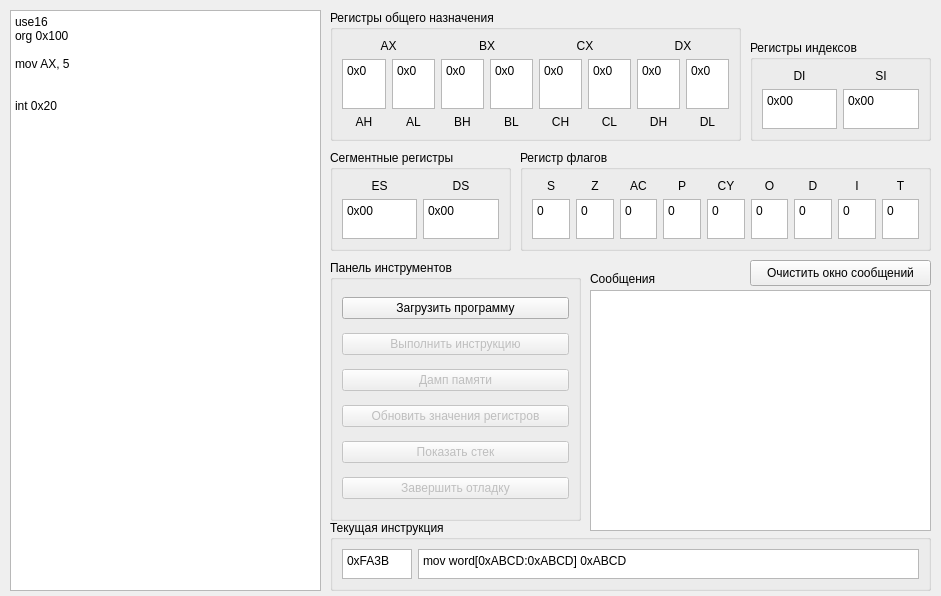
<?xml version="1.0" encoding="UTF-8"?>
<ui version="4.0">
 <class>MainWindow</class>
 <widget class="QMainWindow" name="MainWindow">
  <property name="geometry">
   <rect>
    <x>0</x>
    <y>0</y>
    <width>941</width>
    <height>596</height>
   </rect>
  </property>
  <property name="windowTitle">
   <string>Simple Assembly Debugger (SAD)</string>
  </property>
  <widget class="QWidget" name="centralwidget">
   <widget class="QGroupBox" name="generalRegs">
    <property name="geometry">
     <rect>
      <x>330</x>
      <y>10</y>
      <width>411</width>
      <height>131</height>
     </rect>
    </property>
    <property name="title">
     <string>Регистры общего назначения</string>
    </property>
    <layout class="QHBoxLayout" name="horizontalLayout_12">
     <item>
      <layout class="QVBoxLayout" name="verticalLayout_4">
       <item>
        <widget class="QLabel" name="label_10">
         <property name="text">
          <string>AX</string>
         </property>
         <property name="alignment">
          <set>Qt::AlignCenter</set>
         </property>
        </widget>
       </item>
       <item>
        <layout class="QHBoxLayout" name="horizontalLayout_8">
         <item>
          <widget class="QPlainTextEdit" name="teAH">
           <property name="verticalScrollBarPolicy">
            <enum>Qt::ScrollBarAlwaysOff</enum>
           </property>
           <property name="horizontalScrollBarPolicy">
            <enum>Qt::ScrollBarAlwaysOff</enum>
           </property>
           <property name="plainText">
            <string>0x0
</string>
           </property>
          </widget>
         </item>
         <item>
          <widget class="QPlainTextEdit" name="teAL">
           <property name="verticalScrollBarPolicy">
            <enum>Qt::ScrollBarAlwaysOff</enum>
           </property>
           <property name="horizontalScrollBarPolicy">
            <enum>Qt::ScrollBarAlwaysOff</enum>
           </property>
           <property name="plainText">
            <string>0x0</string>
           </property>
          </widget>
         </item>
        </layout>
       </item>
       <item>
        <layout class="QHBoxLayout" name="horizontalLayout_9">
         <item>
          <widget class="QLabel" name="label_11">
           <property name="text">
            <string>AH</string>
           </property>
           <property name="alignment">
            <set>Qt::AlignCenter</set>
           </property>
          </widget>
         </item>
         <item>
          <widget class="QLabel" name="label_12">
           <property name="text">
            <string>AL</string>
           </property>
           <property name="alignment">
            <set>Qt::AlignCenter</set>
           </property>
          </widget>
         </item>
        </layout>
       </item>
      </layout>
     </item>
     <item>
      <layout class="QVBoxLayout" name="verticalLayout_5">
       <item>
        <widget class="QLabel" name="label_13">
         <property name="text">
          <string>BX</string>
         </property>
         <property name="alignment">
          <set>Qt::AlignCenter</set>
         </property>
        </widget>
       </item>
       <item>
        <layout class="QHBoxLayout" name="horizontalLayout_10">
         <item>
          <widget class="QPlainTextEdit" name="teBH">
           <property name="verticalScrollBarPolicy">
            <enum>Qt::ScrollBarAlwaysOff</enum>
           </property>
           <property name="horizontalScrollBarPolicy">
            <enum>Qt::ScrollBarAlwaysOff</enum>
           </property>
           <property name="plainText">
            <string>0x0</string>
           </property>
          </widget>
         </item>
         <item>
          <widget class="QPlainTextEdit" name="teBL">
           <property name="verticalScrollBarPolicy">
            <enum>Qt::ScrollBarAlwaysOff</enum>
           </property>
           <property name="horizontalScrollBarPolicy">
            <enum>Qt::ScrollBarAlwaysOff</enum>
           </property>
           <property name="plainText">
            <string>0x0</string>
           </property>
          </widget>
         </item>
        </layout>
       </item>
       <item>
        <layout class="QHBoxLayout" name="horizontalLayout_11">
         <item>
          <widget class="QLabel" name="label_14">
           <property name="text">
            <string>BH</string>
           </property>
           <property name="alignment">
            <set>Qt::AlignCenter</set>
           </property>
          </widget>
         </item>
         <item>
          <widget class="QLabel" name="label_15">
           <property name="text">
            <string>BL</string>
           </property>
           <property name="alignment">
            <set>Qt::AlignCenter</set>
           </property>
          </widget>
         </item>
        </layout>
       </item>
      </layout>
     </item>
     <item>
      <layout class="QVBoxLayout" name="verticalLayout_8">
       <item>
        <widget class="QLabel" name="label_22">
         <property name="text">
          <string>CX</string>
         </property>
         <property name="alignment">
          <set>Qt::AlignCenter</set>
         </property>
        </widget>
       </item>
       <item>
        <layout class="QHBoxLayout" name="horizontalLayout_17">
         <item>
          <widget class="QPlainTextEdit" name="teCH">
           <property name="verticalScrollBarPolicy">
            <enum>Qt::ScrollBarAlwaysOff</enum>
           </property>
           <property name="horizontalScrollBarPolicy">
            <enum>Qt::ScrollBarAlwaysOff</enum>
           </property>
           <property name="plainText">
            <string>0x0</string>
           </property>
          </widget>
         </item>
         <item>
          <widget class="QPlainTextEdit" name="teCL">
           <property name="verticalScrollBarPolicy">
            <enum>Qt::ScrollBarAlwaysOff</enum>
           </property>
           <property name="horizontalScrollBarPolicy">
            <enum>Qt::ScrollBarAlwaysOff</enum>
           </property>
           <property name="plainText">
            <string>0x0</string>
           </property>
          </widget>
         </item>
        </layout>
       </item>
       <item>
        <layout class="QHBoxLayout" name="horizontalLayout_18">
         <item>
          <widget class="QLabel" name="label_23">
           <property name="text">
            <string>CH</string>
           </property>
           <property name="alignment">
            <set>Qt::AlignCenter</set>
           </property>
          </widget>
         </item>
         <item>
          <widget class="QLabel" name="label_24">
           <property name="text">
            <string>CL</string>
           </property>
           <property name="alignment">
            <set>Qt::AlignCenter</set>
           </property>
          </widget>
         </item>
        </layout>
       </item>
      </layout>
     </item>
     <item>
      <layout class="QVBoxLayout" name="verticalLayout_9">
       <item>
        <widget class="QLabel" name="label_25">
         <property name="text">
          <string>DX</string>
         </property>
         <property name="alignment">
          <set>Qt::AlignCenter</set>
         </property>
        </widget>
       </item>
       <item>
        <layout class="QHBoxLayout" name="horizontalLayout_19">
         <item>
          <widget class="QPlainTextEdit" name="teDH">
           <property name="verticalScrollBarPolicy">
            <enum>Qt::ScrollBarAlwaysOff</enum>
           </property>
           <property name="horizontalScrollBarPolicy">
            <enum>Qt::ScrollBarAlwaysOff</enum>
           </property>
           <property name="plainText">
            <string>0x0</string>
           </property>
          </widget>
         </item>
         <item>
          <widget class="QPlainTextEdit" name="teDL">
           <property name="verticalScrollBarPolicy">
            <enum>Qt::ScrollBarAlwaysOff</enum>
           </property>
           <property name="horizontalScrollBarPolicy">
            <enum>Qt::ScrollBarAlwaysOff</enum>
           </property>
           <property name="plainText">
            <string>0x0</string>
           </property>
          </widget>
         </item>
        </layout>
       </item>
       <item>
        <layout class="QHBoxLayout" name="horizontalLayout_20">
         <item>
          <widget class="QLabel" name="label_26">
           <property name="text">
            <string>DH</string>
           </property>
           <property name="alignment">
            <set>Qt::AlignCenter</set>
           </property>
          </widget>
         </item>
         <item>
          <widget class="QLabel" name="label_27">
           <property name="text">
            <string>DL</string>
           </property>
           <property name="alignment">
            <set>Qt::AlignCenter</set>
           </property>
          </widget>
         </item>
        </layout>
       </item>
      </layout>
     </item>
    </layout>
   </widget>
   <widget class="QGroupBox" name="indexRegs">
    <property name="geometry">
     <rect>
      <x>750</x>
      <y>40</y>
      <width>181</width>
      <height>101</height>
     </rect>
    </property>
    <property name="title">
     <string>Регистры индексов</string>
    </property>
    <layout class="QHBoxLayout" name="horizontalLayout_25">
     <item>
      <layout class="QVBoxLayout" name="verticalLayout_10">
       <item>
        <widget class="QLabel" name="label_28">
         <property name="text">
          <string>DI</string>
         </property>
         <property name="alignment">
          <set>Qt::AlignCenter</set>
         </property>
        </widget>
       </item>
       <item>
        <widget class="QPlainTextEdit" name="teDI">
         <property name="verticalScrollBarPolicy">
          <enum>Qt::ScrollBarAlwaysOff</enum>
         </property>
         <property name="horizontalScrollBarPolicy">
          <enum>Qt::ScrollBarAlwaysOff</enum>
         </property>
         <property name="plainText">
          <string>0x00</string>
         </property>
        </widget>
       </item>
      </layout>
     </item>
     <item>
      <layout class="QVBoxLayout" name="verticalLayout_11">
       <item>
        <widget class="QLabel" name="label_31">
         <property name="text">
          <string>SI</string>
         </property>
         <property name="alignment">
          <set>Qt::AlignCenter</set>
         </property>
        </widget>
       </item>
       <item>
        <widget class="QPlainTextEdit" name="teSI">
         <property name="verticalScrollBarPolicy">
          <enum>Qt::ScrollBarAlwaysOff</enum>
         </property>
         <property name="horizontalScrollBarPolicy">
          <enum>Qt::ScrollBarAlwaysOff</enum>
         </property>
         <property name="plainText">
          <string>0x00</string>
         </property>
        </widget>
       </item>
      </layout>
     </item>
    </layout>
   </widget>
   <widget class="QGroupBox" name="segmentRegs">
    <property name="geometry">
     <rect>
      <x>330</x>
      <y>150</y>
      <width>181</width>
      <height>101</height>
     </rect>
    </property>
    <property name="title">
     <string>Сегментные регистры</string>
    </property>
    <layout class="QHBoxLayout" name="horizontalLayout_26">
     <item>
      <layout class="QVBoxLayout" name="verticalLayout_15">
       <item>
        <widget class="QLabel" name="label_34">
         <property name="text">
          <string>ES</string>
         </property>
         <property name="alignment">
          <set>Qt::AlignCenter</set>
         </property>
        </widget>
       </item>
       <item>
        <widget class="QPlainTextEdit" name="teES">
         <property name="verticalScrollBarPolicy">
          <enum>Qt::ScrollBarAlwaysOff</enum>
         </property>
         <property name="horizontalScrollBarPolicy">
          <enum>Qt::ScrollBarAlwaysOff</enum>
         </property>
         <property name="plainText">
          <string>0x00</string>
         </property>
        </widget>
       </item>
      </layout>
     </item>
     <item>
      <layout class="QVBoxLayout" name="verticalLayout_16">
       <item>
        <widget class="QLabel" name="label_35">
         <property name="text">
          <string>DS</string>
         </property>
         <property name="alignment">
          <set>Qt::AlignCenter</set>
         </property>
        </widget>
       </item>
       <item>
        <widget class="QPlainTextEdit" name="teDS">
         <property name="verticalScrollBarPolicy">
          <enum>Qt::ScrollBarAlwaysOff</enum>
         </property>
         <property name="horizontalScrollBarPolicy">
          <enum>Qt::ScrollBarAlwaysOff</enum>
         </property>
         <property name="plainText">
          <string>0x00</string>
         </property>
        </widget>
       </item>
      </layout>
     </item>
    </layout>
   </widget>
   <widget class="QGroupBox" name="toolBox">
    <property name="geometry">
     <rect>
      <x>330</x>
      <y>260</y>
      <width>251</width>
      <height>261</height>
     </rect>
    </property>
    <property name="title">
     <string>Панель инструментов</string>
    </property>
    <layout class="QVBoxLayout" name="verticalLayout">
     <item>
      <widget class="QPushButton" name="pbLoad">
       <property name="text">
        <string>Загрузить программу</string>
       </property>
      </widget>
     </item>
     <item>
      <widget class="QPushButton" name="pbExec">
       <property name="enabled">
        <bool>false</bool>
       </property>
       <property name="text">
        <string>Выполнить инструкцию</string>
       </property>
      </widget>
     </item>
     <item>
      <widget class="QPushButton" name="pbMemDump">
       <property name="enabled">
        <bool>false</bool>
       </property>
       <property name="text">
        <string>Дамп памяти</string>
       </property>
      </widget>
     </item>
     <item>
      <widget class="QPushButton" name="pbRegUpd">
       <property name="enabled">
        <bool>false</bool>
       </property>
       <property name="text">
        <string>Обновить значения регистров</string>
       </property>
      </widget>
     </item>
     <item>
      <widget class="QPushButton" name="pbDumpStack">
       <property name="enabled">
        <bool>false</bool>
       </property>
       <property name="text">
        <string>Показать стек</string>
       </property>
      </widget>
     </item>
     <item>
      <widget class="QPushButton" name="pbStop">
       <property name="enabled">
        <bool>false</bool>
       </property>
       <property name="text">
        <string>Завершить отладку</string>
       </property>
      </widget>
     </item>
    </layout>
   </widget>
   <widget class="QLabel" name="label">
    <property name="geometry">
     <rect>
      <x>590</x>
      <y>270</y>
      <width>81</width>
      <height>18</height>
     </rect>
    </property>
    <property name="text">
     <string>Сообщения</string>
    </property>
   </widget>
   <widget class="QPushButton" name="pbClearLog">
    <property name="geometry">
     <rect>
      <x>750</x>
      <y>260</y>
      <width>181</width>
      <height>26</height>
     </rect>
    </property>
    <property name="text">
     <string>Очистить окно сообщений</string>
    </property>
   </widget>
   <widget class="QGroupBox" name="currentExec">
    <property name="geometry">
     <rect>
      <x>330</x>
      <y>520</y>
      <width>601</width>
      <height>71</height>
     </rect>
    </property>
    <property name="title">
     <string>Текущая инструкция</string>
    </property>
    <layout class="QHBoxLayout" name="horizontalLayout" stretch="1,20">
     <item>
      <widget class="QPlainTextEdit" name="teExecAddr">
       <property name="verticalScrollBarPolicy">
        <enum>Qt::ScrollBarAlwaysOff</enum>
       </property>
       <property name="horizontalScrollBarPolicy">
        <enum>Qt::ScrollBarAlwaysOff</enum>
       </property>
       <property name="readOnly">
        <bool>true</bool>
       </property>
       <property name="plainText">
        <string>0xFA3B</string>
       </property>
      </widget>
     </item>
     <item>
      <widget class="QPlainTextEdit" name="teExecCommand">
       <property name="verticalScrollBarPolicy">
        <enum>Qt::ScrollBarAlwaysOff</enum>
       </property>
       <property name="horizontalScrollBarPolicy">
        <enum>Qt::ScrollBarAlwaysOff</enum>
       </property>
       <property name="readOnly">
        <bool>true</bool>
       </property>
       <property name="plainText">
        <string>mov word[0xABCD:0xABCD] 0xABCD</string>
       </property>
      </widget>
     </item>
    </layout>
   </widget>
   <widget class="QPlainTextEdit" name="teCode">
    <property name="geometry">
     <rect>
      <x>10</x>
      <y>10</y>
      <width>311</width>
      <height>581</height>
     </rect>
    </property>
    <property name="plainText">
     <string>use16
org 0x100

mov AX, 5


int 0x20</string>
    </property>
   </widget>
   <widget class="QPlainTextEdit" name="teLog">
    <property name="geometry">
     <rect>
      <x>590</x>
      <y>290</y>
      <width>341</width>
      <height>241</height>
     </rect>
    </property>
    <property name="readOnly">
     <bool>true</bool>
    </property>
    <property name="plainText">
     <string/>
    </property>
   </widget>
   <widget class="QGroupBox" name="indexRegs_2">
    <property name="geometry">
     <rect>
      <x>520</x>
      <y>150</y>
      <width>411</width>
      <height>101</height>
     </rect>
    </property>
    <property name="title">
     <string>Регистр флагов</string>
    </property>
    <layout class="QHBoxLayout" name="horizontalLayout_27">
     <item>
      <layout class="QVBoxLayout" name="verticalLayout_12">
       <item>
        <widget class="QLabel" name="label_29">
         <property name="text">
          <string>S</string>
         </property>
         <property name="alignment">
          <set>Qt::AlignCenter</set>
         </property>
        </widget>
       </item>
       <item>
        <widget class="QPlainTextEdit" name="teS">
         <property name="verticalScrollBarPolicy">
          <enum>Qt::ScrollBarAlwaysOff</enum>
         </property>
         <property name="horizontalScrollBarPolicy">
          <enum>Qt::ScrollBarAlwaysOff</enum>
         </property>
         <property name="plainText">
          <string>0</string>
         </property>
        </widget>
       </item>
      </layout>
     </item>
     <item>
      <layout class="QVBoxLayout" name="verticalLayout_13">
       <item>
        <widget class="QLabel" name="label_30">
         <property name="text">
          <string>Z</string>
         </property>
         <property name="alignment">
          <set>Qt::AlignCenter</set>
         </property>
        </widget>
       </item>
       <item>
        <widget class="QPlainTextEdit" name="teZ">
         <property name="verticalScrollBarPolicy">
          <enum>Qt::ScrollBarAlwaysOff</enum>
         </property>
         <property name="horizontalScrollBarPolicy">
          <enum>Qt::ScrollBarAlwaysOff</enum>
         </property>
         <property name="plainText">
          <string>0</string>
         </property>
        </widget>
       </item>
      </layout>
     </item>
     <item>
      <layout class="QVBoxLayout" name="verticalLayout_17">
       <item>
        <widget class="QLabel" name="label_32">
         <property name="text">
          <string>AC</string>
         </property>
         <property name="alignment">
          <set>Qt::AlignCenter</set>
         </property>
        </widget>
       </item>
       <item>
        <widget class="QPlainTextEdit" name="teAC">
         <property name="verticalScrollBarPolicy">
          <enum>Qt::ScrollBarAlwaysOff</enum>
         </property>
         <property name="horizontalScrollBarPolicy">
          <enum>Qt::ScrollBarAlwaysOff</enum>
         </property>
         <property name="plainText">
          <string>0</string>
         </property>
        </widget>
       </item>
      </layout>
     </item>
     <item>
      <layout class="QVBoxLayout" name="verticalLayout_18">
       <item>
        <widget class="QLabel" name="label_36">
         <property name="text">
          <string>P</string>
         </property>
         <property name="alignment">
          <set>Qt::AlignCenter</set>
         </property>
        </widget>
       </item>
       <item>
        <widget class="QPlainTextEdit" name="teP">
         <property name="verticalScrollBarPolicy">
          <enum>Qt::ScrollBarAlwaysOff</enum>
         </property>
         <property name="horizontalScrollBarPolicy">
          <enum>Qt::ScrollBarAlwaysOff</enum>
         </property>
         <property name="plainText">
          <string>0</string>
         </property>
        </widget>
       </item>
      </layout>
     </item>
     <item>
      <layout class="QVBoxLayout" name="verticalLayout_19">
       <item>
        <widget class="QLabel" name="label_37">
         <property name="text">
          <string>CY</string>
         </property>
         <property name="alignment">
          <set>Qt::AlignCenter</set>
         </property>
        </widget>
       </item>
       <item>
        <widget class="QPlainTextEdit" name="teCY">
         <property name="verticalScrollBarPolicy">
          <enum>Qt::ScrollBarAlwaysOff</enum>
         </property>
         <property name="horizontalScrollBarPolicy">
          <enum>Qt::ScrollBarAlwaysOff</enum>
         </property>
         <property name="plainText">
          <string>0</string>
         </property>
        </widget>
       </item>
      </layout>
     </item>
     <item>
      <layout class="QVBoxLayout" name="verticalLayout_20">
       <item>
        <widget class="QLabel" name="label_38">
         <property name="text">
          <string>O</string>
         </property>
         <property name="alignment">
          <set>Qt::AlignCenter</set>
         </property>
        </widget>
       </item>
       <item>
        <widget class="QPlainTextEdit" name="teO">
         <property name="verticalScrollBarPolicy">
          <enum>Qt::ScrollBarAlwaysOff</enum>
         </property>
         <property name="horizontalScrollBarPolicy">
          <enum>Qt::ScrollBarAlwaysOff</enum>
         </property>
         <property name="plainText">
          <string>0</string>
         </property>
        </widget>
       </item>
      </layout>
     </item>
     <item>
      <layout class="QVBoxLayout" name="verticalLayout_21">
       <item>
        <widget class="QLabel" name="label_39">
         <property name="text">
          <string>D</string>
         </property>
         <property name="alignment">
          <set>Qt::AlignCenter</set>
         </property>
        </widget>
       </item>
       <item>
        <widget class="QPlainTextEdit" name="teD">
         <property name="verticalScrollBarPolicy">
          <enum>Qt::ScrollBarAlwaysOff</enum>
         </property>
         <property name="horizontalScrollBarPolicy">
          <enum>Qt::ScrollBarAlwaysOff</enum>
         </property>
         <property name="plainText">
          <string>0</string>
         </property>
        </widget>
       </item>
      </layout>
     </item>
     <item>
      <layout class="QVBoxLayout" name="verticalLayout_22">
       <item>
        <widget class="QLabel" name="label_40">
         <property name="text">
          <string>I</string>
         </property>
         <property name="alignment">
          <set>Qt::AlignCenter</set>
         </property>
        </widget>
       </item>
       <item>
        <widget class="QPlainTextEdit" name="teI">
         <property name="verticalScrollBarPolicy">
          <enum>Qt::ScrollBarAlwaysOff</enum>
         </property>
         <property name="horizontalScrollBarPolicy">
          <enum>Qt::ScrollBarAlwaysOff</enum>
         </property>
         <property name="plainText">
          <string>0</string>
         </property>
        </widget>
       </item>
      </layout>
     </item>
     <item>
      <layout class="QVBoxLayout" name="verticalLayout_23">
       <item>
        <widget class="QLabel" name="label_41">
         <property name="text">
          <string>T</string>
         </property>
         <property name="alignment">
          <set>Qt::AlignCenter</set>
         </property>
        </widget>
       </item>
       <item>
        <widget class="QPlainTextEdit" name="teT">
         <property name="verticalScrollBarPolicy">
          <enum>Qt::ScrollBarAlwaysOff</enum>
         </property>
         <property name="horizontalScrollBarPolicy">
          <enum>Qt::ScrollBarAlwaysOff</enum>
         </property>
         <property name="plainText">
          <string>0</string>
         </property>
        </widget>
       </item>
      </layout>
     </item>
    </layout>
   </widget>
  </widget>
 </widget>
 <resources/>
 <connections/>
</ui>
